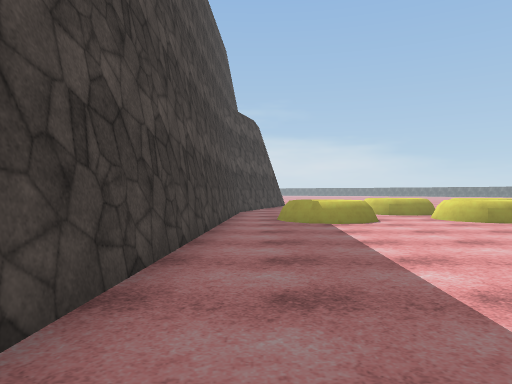
[1] (above)

17 first-person views from a walk through a 3-D level made in the Unity game engine. The camera is 1.3 m above the floor, looks level and sees 70° across. The floor is counted in squares, 2 m on a side. Each view is taken from the middle of a square. On the plan, view 1 faces up. The plan holds only what a view shows up to about 11 squares ahead; the rest is blank. The place goes on beyond the plan. Some animated figures are left out. Surface patterns are stand-ins for the level's own textures.

[2]
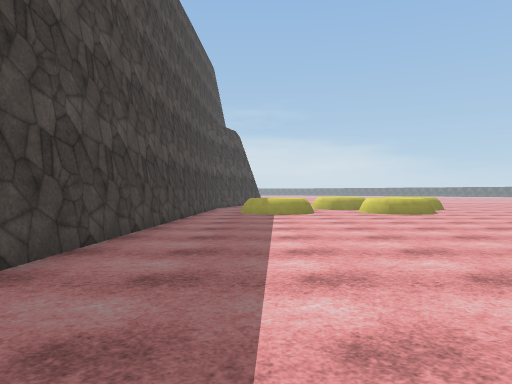

[3]
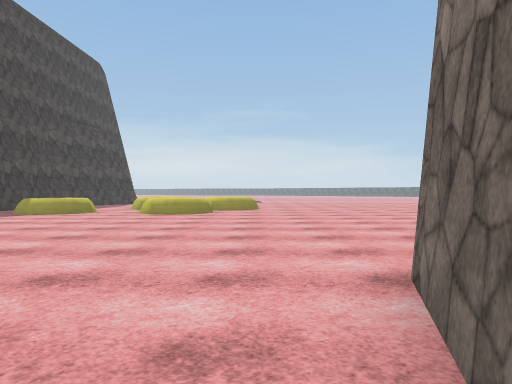

[4]
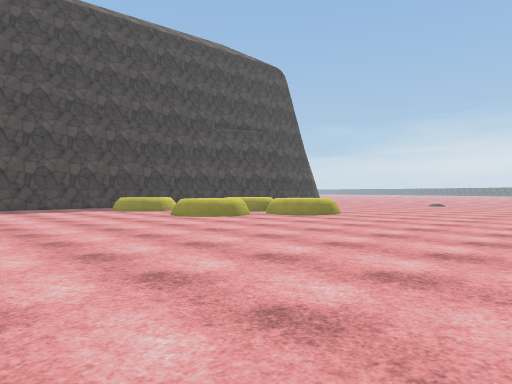

[5]
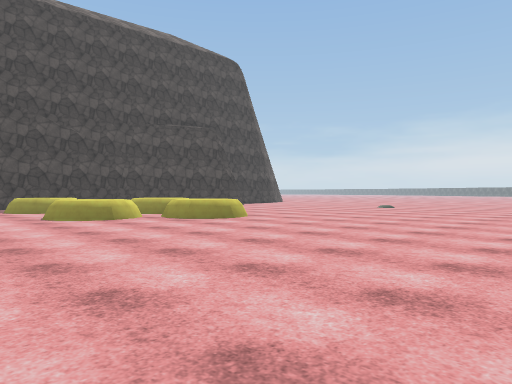

[6]
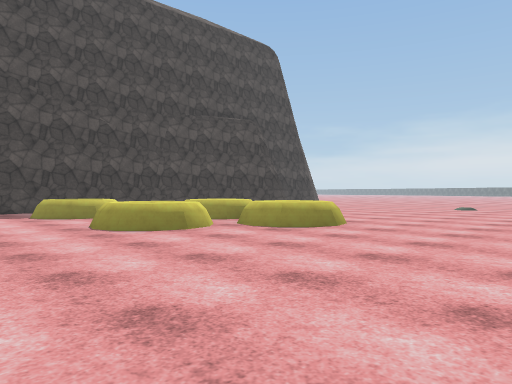

[7]
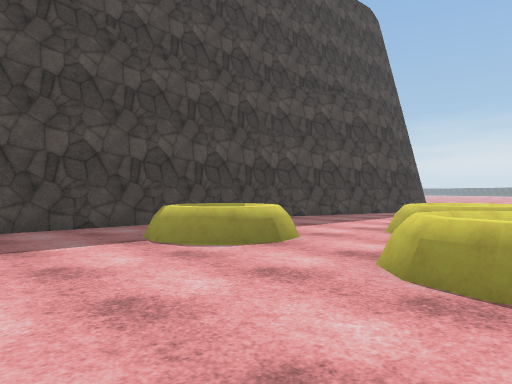

[8]
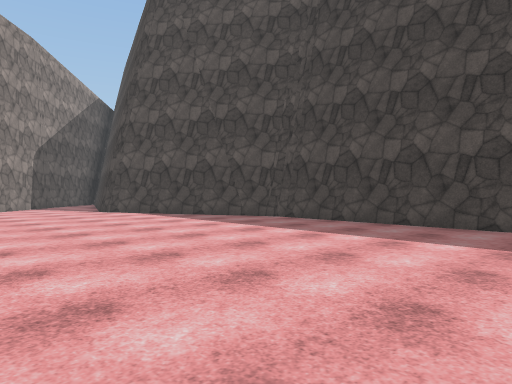

[9]
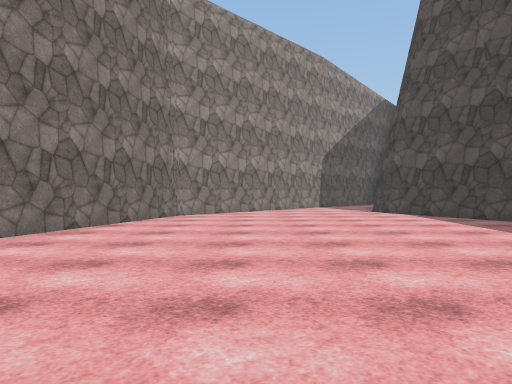

[10]
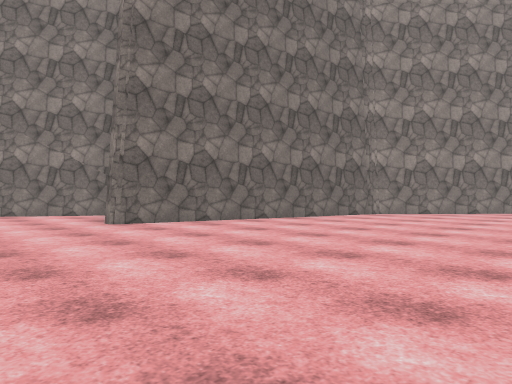

[11]
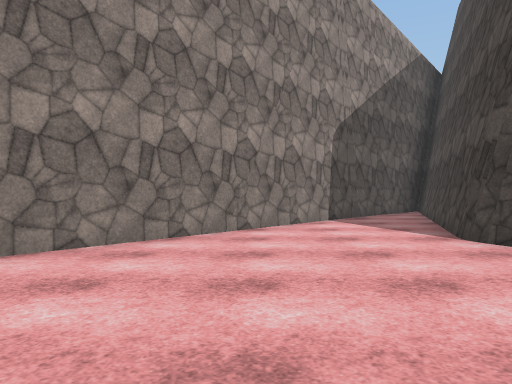

[12]
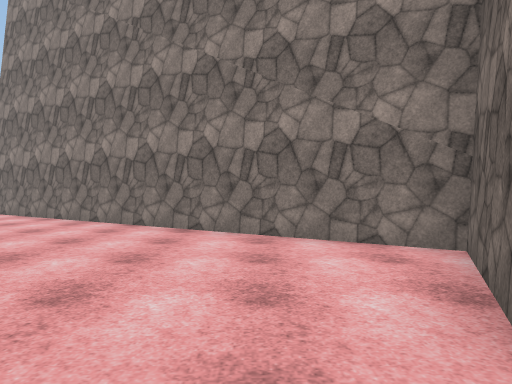

[13]
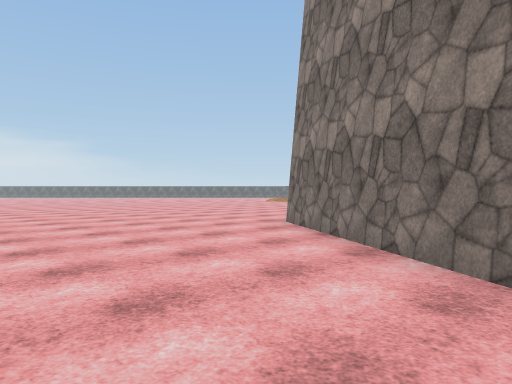

[14]
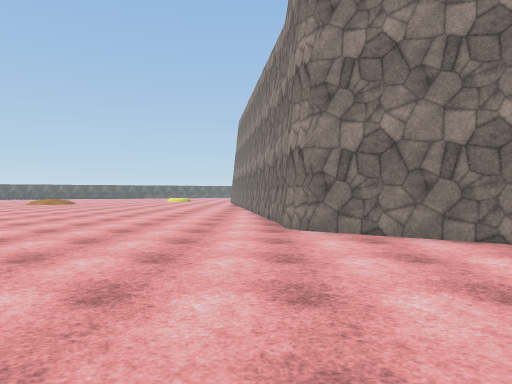

[15]
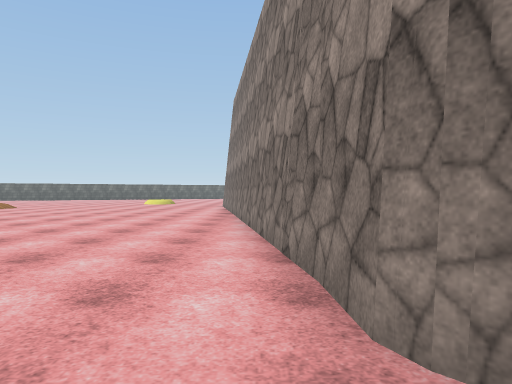

[16]
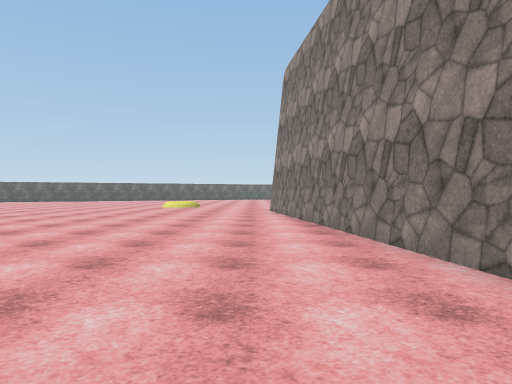

[17]
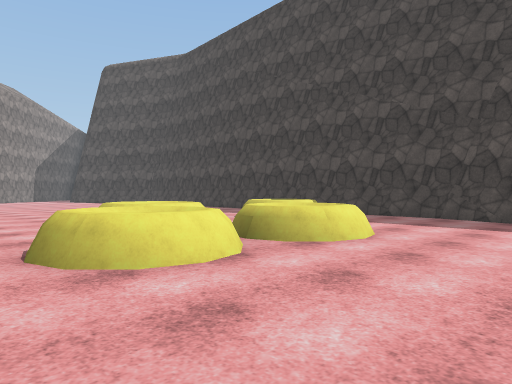

### Floor plan
Points are (right, up) in squares from view 1. A wall is a line through its corners. A room is listed if a view was taken in it or the views show most of it. See-through windows are left out.
Room 1 (views 1, 2, 3, 4, 5, 6, 7, 8, 9, 10, 11, 12, 13, 14, 15, 16, 17)
walls: (9.8, -0.3) (12, -1.3) (19.2, 9.3) (19.7, 9.5); (19, 9) (19.3, 9.3) (31.6, 11); (-0.6, 12.2) (-1.4, -3.2); (0.4, 15.1) (-0.7, 11.9); (-1.3, -3.7) (1.1, -8.7); (1, -8.4) (1.1, -8.9) (-1.1, -15); (-0.1, -15.1) (7.2, -7) (9.2, -0.3)
objects: other object (1, 8) to (2, 9); other object (4, 10) to (5, 12); other object (5, 8) to (6, 9); other object (6, 10) to (8, 12)

Positions as (right, up) in squares from view 1, and headings:
1: (0, 0), facing up
2: (1, -3), facing up
3: (8, -3), facing up
4: (14, 2), facing up-left
5: (15, 5), facing up-left
6: (12, 5), facing up-left
7: (6, 5), facing up-left
8: (6, 3), facing down-left
9: (5, 3), facing down
10: (2, 3), facing down-right
11: (4, -4), facing down
12: (8, 1), facing right
13: (13, 4), facing up-right
14: (13, 10), facing right
15: (18, 10), facing right
16: (22, 12), facing right
17: (9, 15), facing down-left
